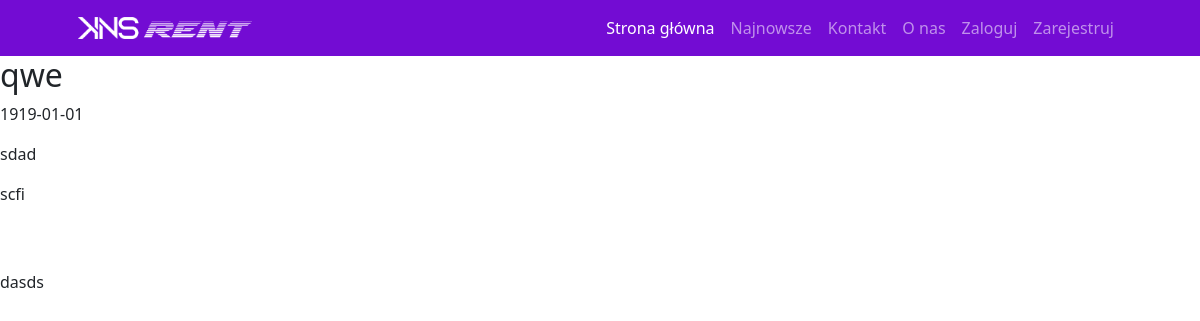
Screenshot of /pages/moviePage.php?id=3 with the database file from the repository.
### tables this page shows
CREATE TABLE `videos` (
  `id` int(11) NOT NULL,
  `title` varchar(60) NOT NULL,
  `genre` varchar(30) NOT NULL,
  `releaseYear` date NOT NULL,
  `director` varchar(60) NOT NULL,
  `photoDirectory` varchar(255) NOT NULL,
  `description` longtext NOT NULL,
  `dateAdded` date NOT NULL
);

### pages/moviePage.php (the view, shortened to what this page needs)
<?php
$conn=new mysqli('localhost:3306', USER, PASSWD, DBNAME);
$res=$conn->query("SELECT * FROM videos WHERE id={$_GET["id"]};")->fetch_assoc();
?>
<!DOCTYPE html>
<html lang="en">
<head>
    <link href="../css/styles.css" rel="stylesheet" />
    <link href="../css/styles_2.css" rel="stylesheet" />
</head>
<body>
<?php include "../php/header.php" ?>
<h2><?=$res["title"]?></h2>
<p><?=$res["releaseYear"]?></p>
<p><?=$res["director"]?></p>
<p><?=$res["genre"]?></p><br>
<p><?=$res["description"]?></p>
</body>
</html>

### rows the page displays
videos: title "qwe", releaseYear "1919-01-01", director "sdad", genre "scfi", description "dasds"
